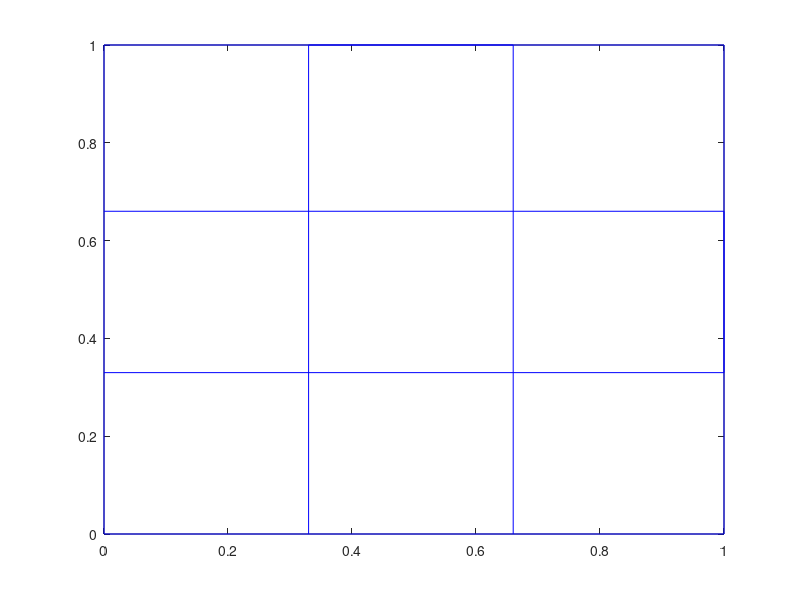

MATLAB code to generate this figure:
function [ ] = createBoard()
%CREATEBOARD To create the board of the game
%   The board will include a 1x1 square splitted into 9 sub-squares


figure(1)

xc = [0 1 1 0 0];
xy = [0 0 1 1 0];

xh = [0 1 1 0];
yh = [0.33 0.33 0.66 0.66];

%Note, here we use the plot function which forms part of lesson 3
%The function will draw a blue line ('b') between the x, y pairs
%specified in the matricies above. i.e. if we say plot(xc, xy) it will plot
%a point at (0,0), then (1,0), then (1,1), then (0,1), then (0,0) and join
%them all using a line of a style specified by us (in this case, blue, 'b').
%The command hold on makes sure the figure remains open for each plot so we
%can plot one line graph on top of another. It is also used in the draw
%symbol function

plot(xc,xy,'b') 
hold on
plot(xh,yh,'b')    
hold on
plot(yh,xh,'b')    
hold on

end

